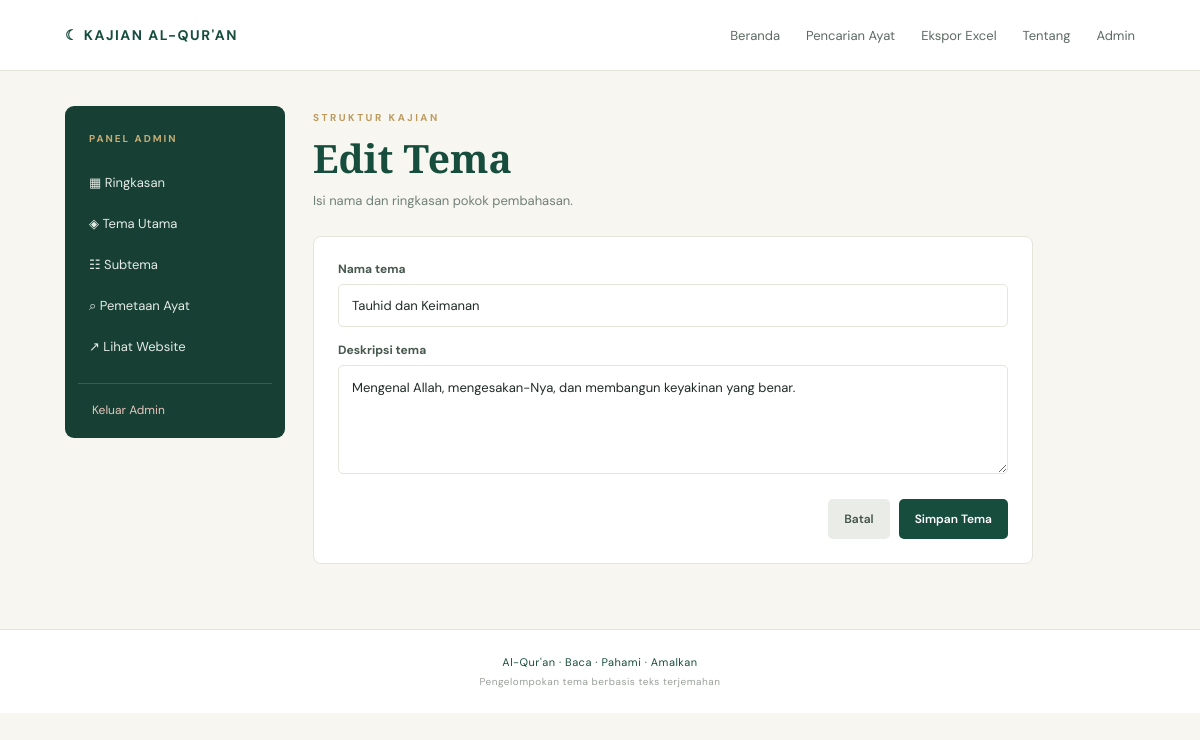
The app's page /admin/tema/1/edit (signed in) with its own data.
### tables this page shows
CREATE TABLE themes (
                    id INTEGER PRIMARY KEY AUTOINCREMENT,
                    name TEXT NOT NULL UNIQUE,
                    description TEXT NOT NULL DEFAULT ''
                );

### admin_extension.py (the view, shortened to what this page needs)
    @app.route("/admin/tema/tambah", methods=["GET", "POST"])
    @app.route("/admin/tema/<int:tid>/edit", methods=["GET", "POST"])
    @admin_required
    def admin_theme_form(tid=None):
        row = None
        if tid is not None:
            with db() as conn:
                found = conn.execute("SELECT * FROM themes WHERE id=?", (tid,)).fetchone()
            if not found:
                abort(404)
            row = dict(found)
        return render_template("admin_theme_form.html", row=row)

### templates/admin_theme_form.html
{% extends 'admin_base.html' %}{% block title %}Form Tema{% endblock %}{% block admin_content %}
<div class="admin-heading"><div><div class="eyebrow">STRUKTUR KAJIAN</div><h1>{{ 'Edit Tema' if row else 'Tambah Tema' }}</h1><p>Isi nama dan ringkasan pokok pembahasan.</p></div></div>
<form class="admin-form form-card" method="post"><input type="hidden" name="_csrf" value="{{ csrf_token() }}"><label>Nama tema</label><input name="name" required maxlength="180" value="{{ row.name if row else '' }}" placeholder="Contoh: Akhlak dan Pembentukan Karakter"><label>Deskripsi tema</label><textarea name="description" rows="4" placeholder="Jelaskan inti pembahasan tema...">{{ row.description if row else '' }}</textarea><div class="form-actions"><a class="secondary-btn" href="{{ url_for('admin_themes') }}">Batal</a><button class="primary-btn">Simpan Tema</button></div></form>
{% endblock %}

### static/style.css (style rules this page uses)
:root { --ink:#202b27; --muted:#718078; --green:#174d3d; --gold:#bd9b5d; --paper:#f7f6f1; --line:#e6e5dc }
* { box-sizing:border-box }
body { margin:0; background:var(--paper); color:var(--ink); font-family:'DM Sans',sans-serif }
a { color:inherit; text-decoration:none }
.eyebrow { font-size:10px; letter-spacing:2.5px; color:var(--gold); font-weight:700 }
.admin-heading { display:flex; justify-content:space-between; align-items:center; gap:15px; margin:5px 0 24px }
.admin-heading h1,.login-card h1 { font:600 clamp(29px,4vw,39px) 'Playfair Display',serif; color:var(--green); margin:7px 0 }
.admin-heading p,.login-card p { color:var(--muted); font-size:13px; line-height:1.6; margin:0 }
.primary-btn,.secondary-btn,.small-btn { display:inline-flex; align-items:center; justify-content:center; border:0; border-radius:5px; padding:12px 16px; background:var(--green); color:white; font:600 12px 'DM Sans'; cursor:pointer; text-decoration:none; white-space:nowrap }
.secondary-btn { background:#e9ece7; color:#42534a }
.admin-form { background:white; border:1px solid var(--line); border-radius:8px; padding:24px }
.form-card { max-width:720px }
.admin-form label { display:block; font-size:12px; font-weight:700; color:#46584d; margin:15px 0 7px }
.admin-form input,.admin-form textarea,.admin-form select,.admin-search input,.quick-map select { width:100%; padding:12px 13px; border:1px solid var(--line); border-radius:5px; background:#fff; font:13px 'DM Sans'; color:var(--ink) }
.admin-form label:first-of-type { margin-top:0 }
.admin-form textarea { resize:vertical; line-height:1.6 }
.form-actions { display:flex; justify-content:flex-end; gap:9px; margin-top:20px }

### records on screen
themes: name "Tauhid dan Keimanan", description "Mengenal Allah, mengesakan-Nya, dan membangun keyakinan yang benar."

### other values on screen
{{ 'Edit Tema' if row else 'Tambah Tema' }} "Edit Tema"
